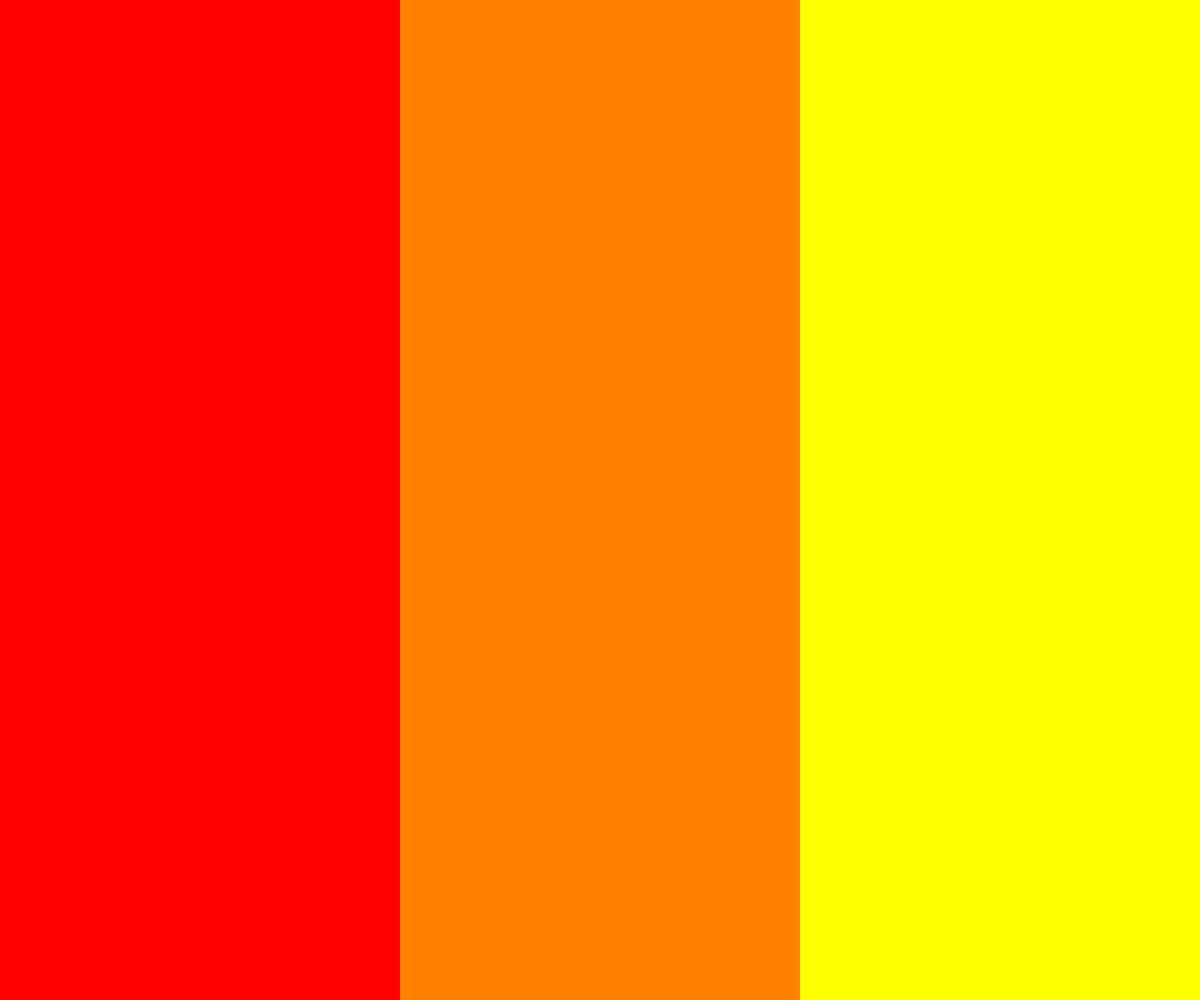
Frame 1 (no input)
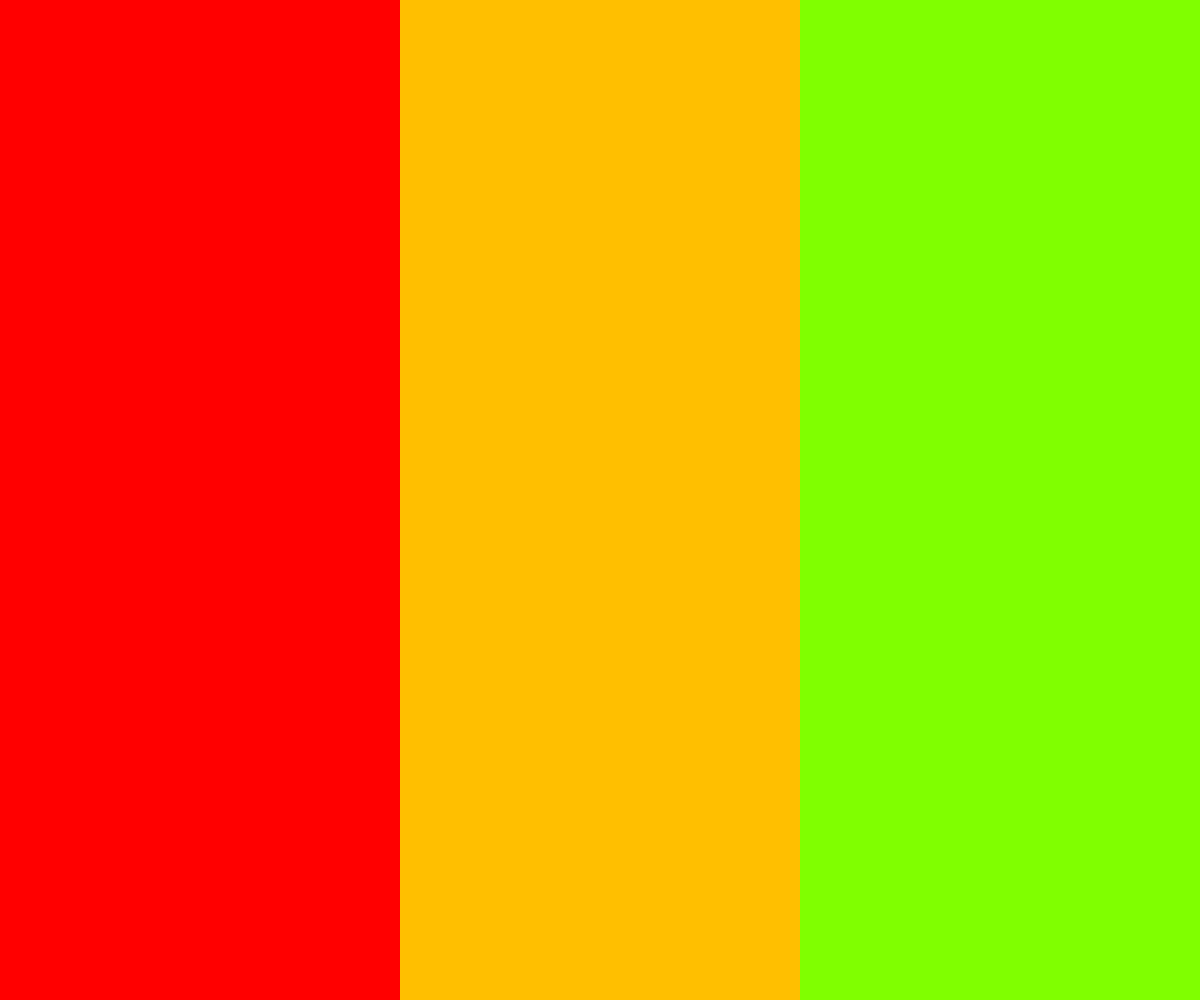
Frame 60 (no input)
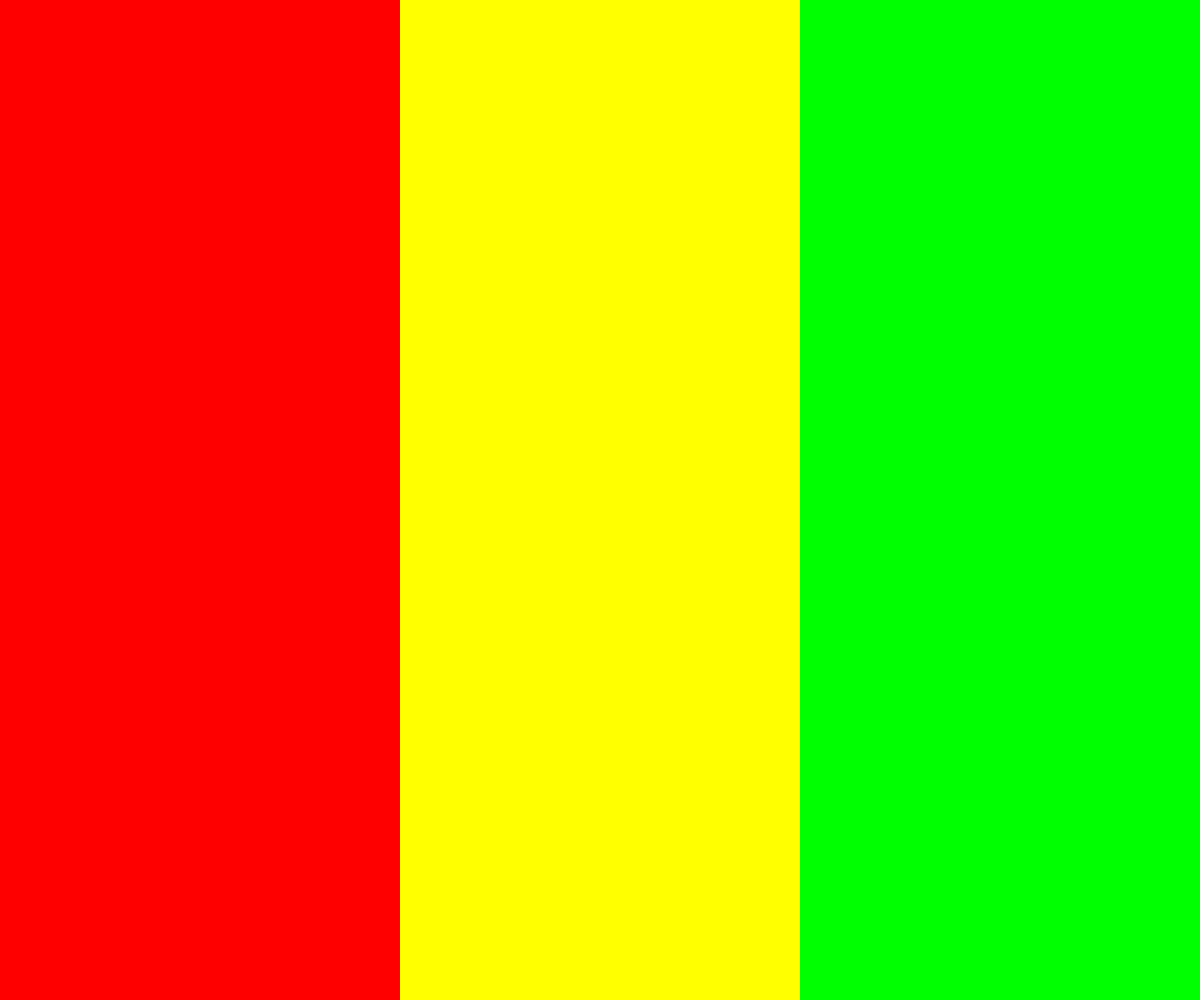
Frame 120 (the mouse pressed at the canvas centre since frame 60)

The p5.js sketch that drew these frames (run headless with seeded random() and noise() and a simulated clock; from frame 60 on, the mouse is pressed at the canvas centre):

// p5.js sketch
// ── sketch.js
// https://editor.p5js.org/benjamin.bergery/sketches/tpD51gLUU
// Do you feel the rhythm?
// The two right columns are moving through the color wheel at the same speed, but there is still syncopation.
// That has to do with the way perceive change in hue.


let a = 30;
let aspeed = 0.25;

function setup() {
  createCanvas(windowWidth, windowHeight);
  colorMode(HSB, 360, 100, 100);
  noStroke();
}

function draw() {
  background(220);
  a += aspeed;
  aspeed = bounce(a, 0, 360, aspeed);
  
  for (let i = 0; i < 3; i++) {
    let h = i * a;
    h %= 360;
    fill(h, 100, 100);
    let x = i * width / 3;
    rect(x, 0, width / 3, height);
  }
}

function bounce(pos, low, high, speed) {
  if (pos < low || pos > high) {
    speed *= -1;
    return speed;
  }
  return speed;
}
// https://editor.p5js.org/icm4.0/sketches/gBq79IWtw
